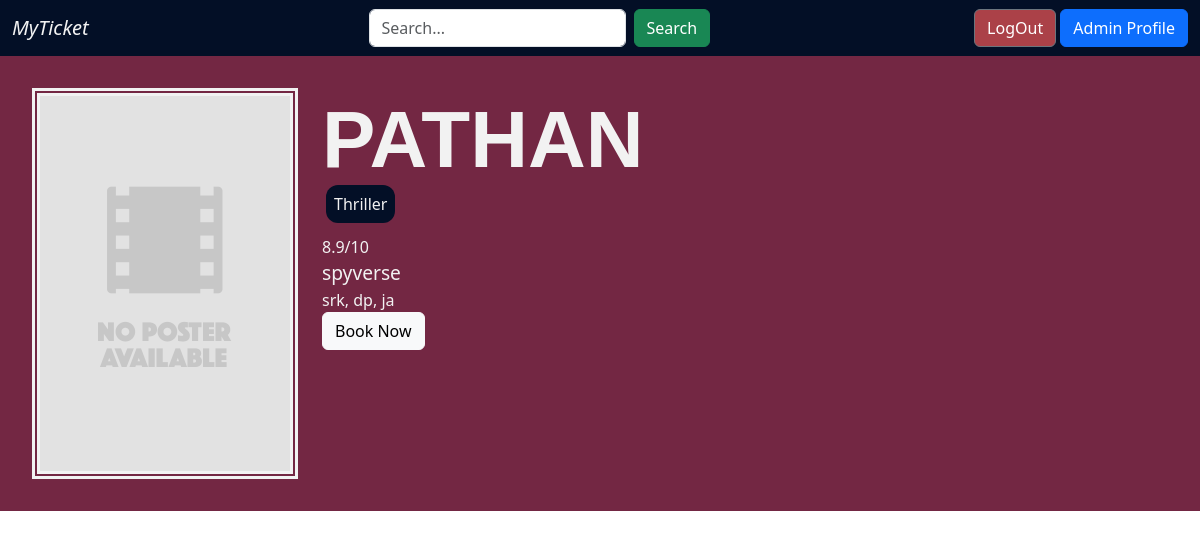
Page /book_tickets/1 (signed in) on the committed database.
### app/models/models.py (models this page shows, shortened)
class Shows(db.Model):
    __tablename__ = "shows"
    __searchable__ = ['show_name', 'rating', 'tags', 'cast']
    show_id = db.Column(db.Integer, primary_key=True, autoincrement=True)
    show_name = db.Column(db.String, nullable=False)
    ticket_price = db.Column(db.Numeric(precision=2, scale=1), nullable=False)
    rating = db.Column(db.Numeric(precision=2, scale=1))
    tags = db.Column(db.String)
    show_description = db.Column(db.String)
    cast = db.Column(db.String)
    poster_filename = db.Column(db.String(255), nullable=False)

### app/controllers/users/controllers.py (the view)
@controllers.route("/book_tickets/<show_id>")
@login_required
def book_tickets(show_id):
    show = Shows.query.filter_by(show_id=show_id).first()
    return render_template("user/booking/bookshow.html.jinja2", show=show)

### app/controllers/auth.py (called while the page is built)
@login_manager.user_loader
def load_user(user_id):
    return User.query.get(int(user_id))

### app/templates/user/booking/bookshow.html.jinja2 (shortened to what this page needs)
<!DOCTYPE html>
<html lang="en">
  <head>
    <link
      href="https://cdn.jsdelivr.net/npm/bootstrap@5.3.0-alpha1/dist/css/bootstrap.min.css"
      rel="stylesheet"
    />
    <link
      rel="stylesheet"
      href="{{ url_for('static', filename='styles/bookshow.style.css') }}"
    />
  </head>
  <body>
    <div>{% include "user/header.html.jinja2" %}</div>
    <div class="container-fluid show__container">
      <div class="row">
        <div class="col-3">
          {% if show.poster_filename %}
          {{ show.show_poster }}
          <img
            src= "static/images/{{ show.show_poster }}"
            alt="{{ show.show_name }}"
            class="card-img-top show--poster"
          />
          {% else %}
          <img
            src="{{ url_for('static', filename='images/no-poster.png') }}"
            alt="{{ show.show_name }}"
            class="card-img-top show--poster"
          />
          {% endif %}
        </div>
        <div class="col-9 show--col">
          <div class="show--title lead">
            {{ show.show_name }}
          </div>
          <div class="show--tags">
            {% for tag in show.tags.split(',') %}
            <span class="show--tag">
              {{ tag }}
            </span>
            {% endfor %}
          </div>
          <div class="show--ratings">{{ show.rating }}/10</div>
          <div class="show--descp">
            {{ show.show_description }}
          </div>
          <div class="show--cast">
            {{ show.cast }}
          </div>
          <div>
            <a class="btn btn-light" href="/booknow/{{ show.show_id }}"
              >Book Now</a
            >
          </div>
        </div>
      </div>
    </div>
  </body>
</html>

### app/static/styles/bookshow.style.css (style rules this page uses)
*, *::before, *::after { box-sizing: border-box; }
:root { font-family: 'PT Sans', sans-serif; --clr-primary-5: #f2f2f2; --clr-primary-4: #f25757; --clr-primary-3: #030f26; --clr-primary-2: #732743; --clr-primary-1: #d93250; --clr-sec-1: #FF3D3D; --w-light: 300; --w-heavy: 700; --w-regular: 500; }
.show__container { padding: 2em 2em !important; }
.show__container { background: var(--clr-primary-2); color: var(--clr-primary-5); }
.show--title { text-transform: uppercase; font-size: 5rem; line-height: 0.5; margin: 2rem 0; font-family: 'Oxygen', sans-serif; font-weight: 550; }
.show--tags { margin: 1.2rem 0; }
.show--tag { background: var(--clr-primary-3); color: var(--clr-primary-5); margin: 0.25rem; padding: 0.5rem 0.5rem; border-radius: 0.75rem; text-transform: capitalize; }
.show--descp { font-size: 1.2rem; }
.show--poster { border: 0.5em double var(--clr-primary-5); }

### rows in the picture
Shows: show_name "PATHAN", tags "Thriller", rating "8.9", show_description "spyverse", cast "srk, dp, ja"
